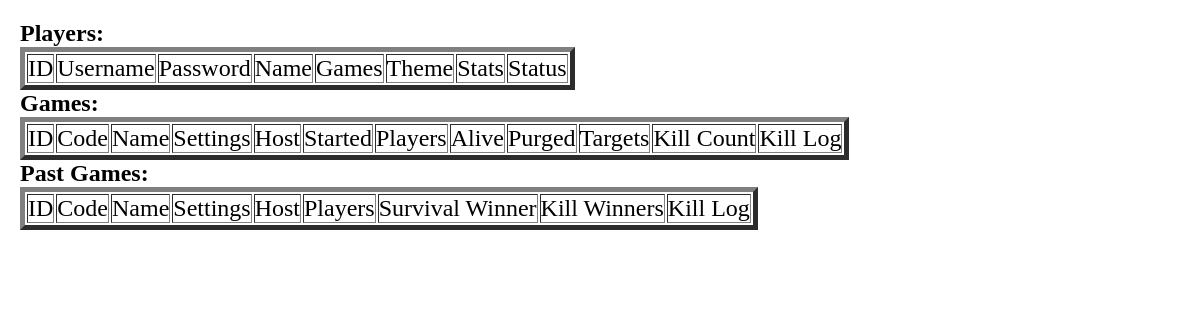
The page /debug/ on the database as committed earlier.
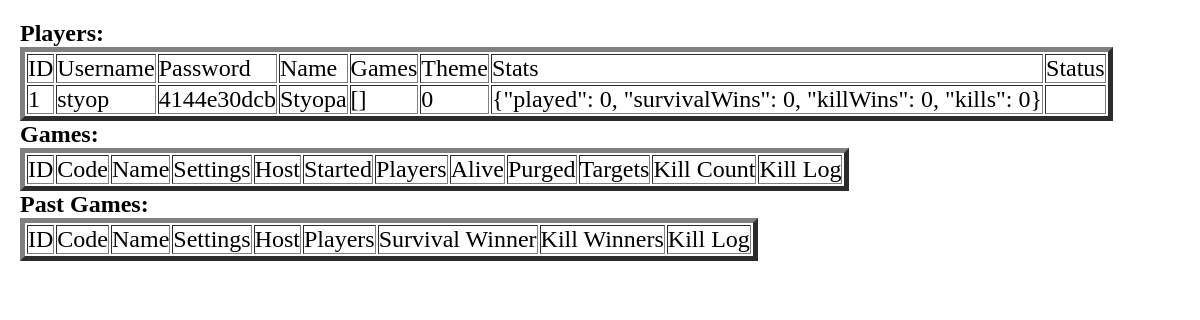
The same page on the database as committed later.
### tables this page shows
CREATE TABLE Players (     id INTEGER PRIMARY KEY AUTOINCREMENT,     user TEXT NOT NULL,     password TEXT NOT NULL,     name TEXT NOT NULL,     games TEXT NOT NULL,     theme INT NOT NULL,     stats TEXT NOT NULL,     status TEXT);

### app.py (the view)
@app.route('/debug/')
def debug():
    with sqlite3.connect("database.db") as con:
        con.row_factory = sqlite3.Row
        cur = con.cursor()
        cur.execute("SELECT * from Players")
        playerRows = cur.fetchall()   #rows of the Players table
        cur.execute("SELECT * from Games")
        gameRows = cur.fetchall()   #rows of the Games table
        cur.execute("SELECT * from pastGames")
        pastRows = cur.fetchall()   #rows of the pastGames table
    return render_template('debug.html', playerRows = playerRows, gameRows = gameRows, pastRows=pastRows)

### templates/debug.html (shortened to what this page needs)
<!DOCTYPE html>
<html lang="en">
<head>
    <link rel="stylesheet" href="{{ url_for('static', filename='css/main.css') }}">
    <link rel="stylesheet" href="{{ url_for('static', filename='css/debug.css') }}">
</head>
<body>
    <h2>Players:</h2>
    <table border=5>
        <thead>
        <td>ID</td>
        <td>Username</td>
        <td>Password</td>
        <td>Name</td>
        <td>Games</td>
        <td>Theme</td>
        <td>Stats</td>
        <td>Status</td>
        </thead>
        {% for row in playerRows %}
        <tr>
        <td>{{row["id"]}}</td>
        <td>{{row["user"]}}</td>
        <td>{{row["password"][:10]}}</td>
        <td>{{row["name"]}}</td>
        <td>{{row["games"]}}</td>
        <td>{{row["theme"]}}</td>
        <td>{{row["stats"]}}</td>
        <td>{{row["status"]}}</td>
        </tr>
        {% endfor %}
        </table>
        <h2>Games:</h2>
        <table border=5>
            <thead>
            <td>ID</td>
            <td>Code</td>
            <td>Name</td>
            <td>Settings</td>
            <td>Host</td>
            <td>Started</td>
            <td>Players</td>
            <td>Alive</td>
            <td>Purged</td>
            <td>Targets</td>
            <td>Kill Count</td>
            <td>Kill Log</td>
            </thead>
            </table>
            <h2>Past Games:</h2>
            <table border=5>
                <thead>
                <td>ID</td>
                <td>Code</td>
                <td>Name</td>
                <td>Settings</td>
                <td>Host</td>
                <td>Players</td>
                <td>Survival Winner</td>
                <td>Kill Winners</td>
                <td>Kill Log</td>
                </thead>
                </table>
</body>
</html>

### static/css/main.css (style rules this page uses)
* { margin: 0; padding: 0; font-family: 'Consolas', 'Palatino', Times, serif; font-size: x-large; }
html { height: 100%; }
body { background-image: url(/static/img/backgrounds/oneBig.jpg); -webkit-background-size: cover; -moz-background-size: cover; -o-background-size: cover; background-size: cover; background-size: auto 100%; background-position: bottom right; background-repeat: no-repeat; background-color: #FFD964; background-attachment: fixed; }

### static/css/debug.css (style rules this page uses)
body { background: none; margin: 20px; }
* { font-family: unset; }

Rows that differ between the two databases and show on the page:
added Players: id "1", user "styop", password "4144e30dcb", name "Styopa", games "[]", theme "0", stats "{\"played\": 0, \"survivalWins\": 0, \"killWins\": 0, \"kills\": 0}"
